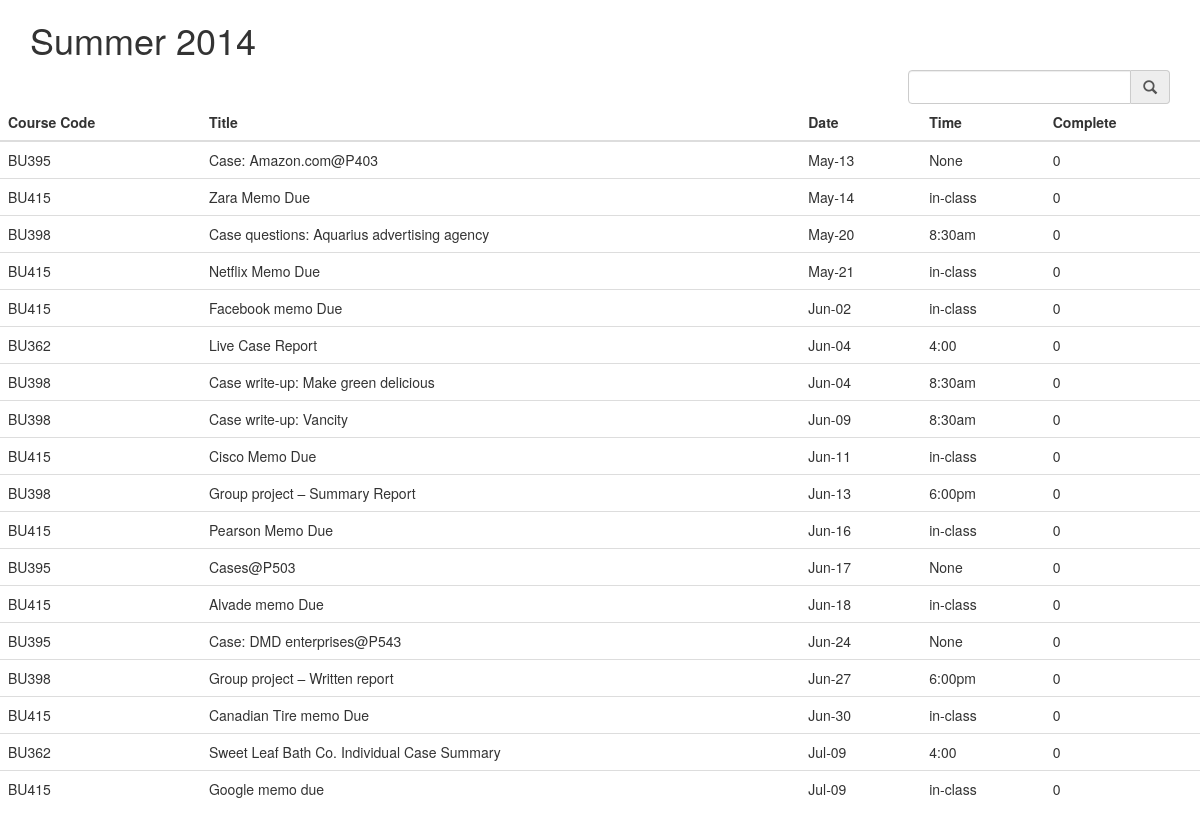
The app's page /Assignments, older data.
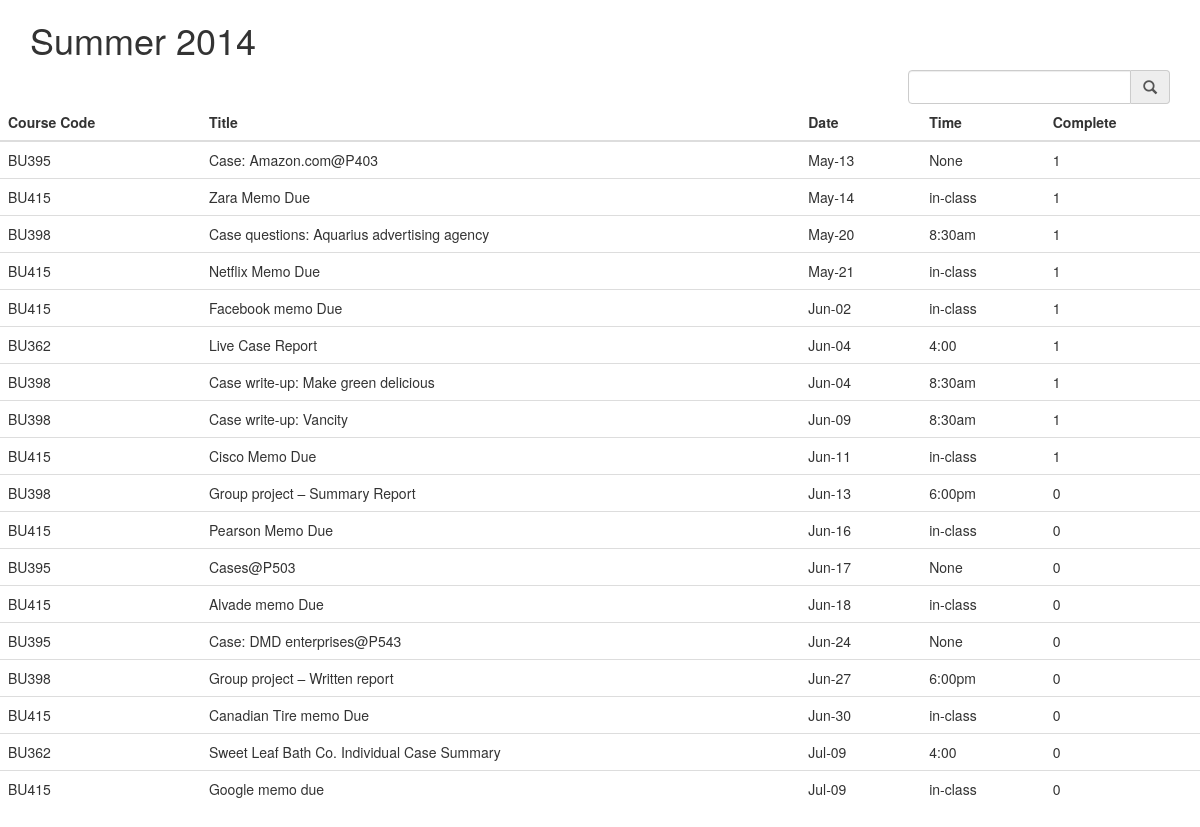
The same page, newer data.
### tables this page shows
CREATE TABLE Assignments
            (course_code text, name text,  date text, time text, complete bool);

### index.py (the view)
@app.route('/Assignments')
def show_assignments():
    db = get_db()
    sql = '''SELECT * FROM {0} ORDER BY date'''.format("Assignments")
    cur = db.execute(sql)
    entries = cur.fetchall()
    return render_template('show_assignments.html', entries=entries)

### index.py (called while the page is built)
def get_db():
    top = _app_ctx_stack.top
    if not hasattr(top, 'sqlite_db'):
        sqlite_db = sqlite3.connect(app.config['DATABASE'])
        sqlite_db.row_factory = sqlite3.Row
        top.sqlite_db = sqlite_db
    return top.sqlite_db

@app.teardown_appcontext
def close_db_connection(exception):
    top = _app_ctx_stack.top
    if hasattr(top, 'sqlite_db'):
        top.sqlite_db.close()

def format_datetime(value,format='%b-%d'):
    list_date = value.split('-')
    strdate = date(int(list_date[0]),int(list_date[1]),int(list_date[2]))
    return strdate.strftime(format)

### templates/show_assignments.html (shortened to what this page needs)
{% extends "individual_reading.html" %}
{% block body %}
        <div class="row" >
            <div class="col-md-12">
                 <table class="table" id="homework">
                     <thead>
                      <tr>
                          <th>Course Code</th>
                          <th>Title</th>
                          <th>Date</th>
                          <th>Time</th>
                          <th>Complete</th>
                      </tr>
                      </thead>
                    <tbody>
                    {% for entry in entries %}
                    <tr>
                        <td>{{ entry.course_code }}</td>
                        <td>{{ entry.name }}</td>
                        <td>{{ entry.date|datetimeformat }}</td>
                        <td>{{ entry.time }}</td>
                        <td>{{ entry.complete }}</td>
                    </tr>
                    {% else %}
                    <tr><td><em>Unbelievable.  No entries here so far</em></td></tr>
                    {% endfor %}
                     </tbody>
                 </table>
        </div>
    </div>
{% endblock %}

### templates/individual_reading.html (shortened to what this page needs)
<!doctype html>
<head>
    <link href="{{ url_for('static', filename='css/bootstrap.css') }}" rel = "stylesheet" type="text/css">
	<link href="{{ url_for('static', filename='css/bootstrap-theme.css') }}" rel = "stylesheet" type="text/css">
</head>
        <div class="page">
            <div class="container">
                <div class="row" >
                    <div class="col-md-12">
                         <h1>Summer 2014</h1>
                    </div>
                </div>
                 <div class="row">
                    <div class="col-md-3 col-md-offset-9">
                        <div class="input-group">
                            <input type="text" class="form-control"  id="search">
                                <span class="input-group-addon">
                                    <i class="glyphicon glyphicon-search"></i>
                                </span>
                            </div>
                        </div>
                    </div>
            </div>
        </div>
        {% block body %}{% endblock %}

Row changes from the older to the newer data that the page shows:
changed Assignments "Case: Amazon.com@P403": complete "0" → "1"
changed Assignments "Zara Memo Due": complete "0" → "1"
changed Assignments "Case questions: Aquarius advertising agency": complete "0" → "1"
changed Assignments "Netflix Memo Due": complete "0" → "1"
changed Assignments "Facebook memo Due": complete "0" → "1"
changed Assignments "Live Case Report": complete "0" → "1"
changed Assignments "Case write-up: Make green delicious": complete "0" → "1"
changed Assignments "Case write-up: Vancity": complete "0" → "1"
changed Assignments "Cisco Memo Due": complete "0" → "1"
